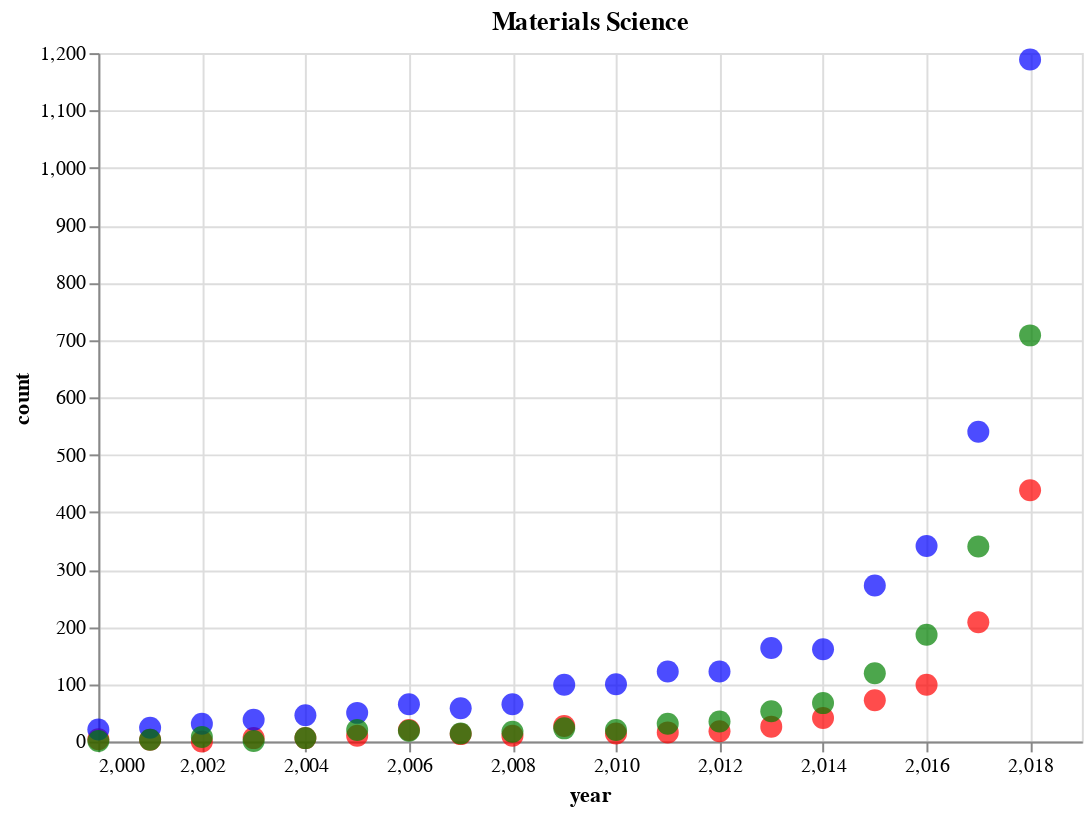

Notebook code for this chart:
### Markdown cell above
## All Together

### Code cell
charts[0] + charts[1] + charts[2]

### Figure 1 — Vega-Lite specification as saved in the notebook (floating-point values rounded to 4 significant figures)
{"$schema": "https://vega.github.io/schema/vega-lite/v2.4.1.json", "config": {"view": {"height": 300, "width": 400}}, "layer": [{"data": {"values": [{"count": 438, "year": 2018}, {"count": 208, "year": 2017}, {"count": 99, "year": 2016}, {"count": 72, "year": 2015}, {"count": 41, "year": 2014}, {"count": 26, "year": 2013}, {"count": 18, "year": 2012}, {"count": 16, "year": 2011}, {"count": 14, "year": 2010}, {"count": 27, "year": 2009}, {"count": 10, "year": 2008}, {"count": 13, "year": 2007}, {"count": 20, "year": 2006}, {"count": 10, "year": 2005}, {"count": 6, "year": 2004}, {"count": 6, "year": 2003}, {"count": 0, "year": 2002}, {"count": 3, "year": 2001}, {"count": 4, "year": 2000}]}, "encoding": {"x": {"field": "year", "scale": {"domain": [2000, 2019]}, "type": "quantitative"}, "y": {"field": "count", "type": "quantitative"}}, "height": 350, "mark": {"color": "red", "size": 125, "type": "circle"}, "title": "Materials Science", "width": 500}, {"data": {"values": [{"count": 1189, "year": 2018}, {"count": 540, "year": 2017}, {"count": 341, "year": 2016}, {"count": 272, "year": 2015}, {"count": 161, "year": 2014}, {"count": 163, "year": 2013}, {"count": 122, "year": 2012}, {"count": 122, "year": 2011}, {"count": 100, "year": 2010}, {"count": 99, "year": 2009}, {"count": 65, "year": 2008}, {"count": 58, "year": 2007}, {"count": 65, "year": 2006}, {"count": 50, "year": 2005}, {"count": 46, "year": 2004}, {"count": 38, "year": 2003}, {"count": 31, "year": 2002}, {"count": 24, "year": 2001}, {"count": 21, "year": 2000}]}, "encoding": {"x": {"field": "year", "scale": {"domain": [2000, 2019]}, "type": "quantitative"}, "y": {"field": "count", "type": "quantitative"}}, "height": 350, "mark": {"color": "blue", "size": 125, "type": "circle"}, "title": "Chemistry", "width": 500}, {"data": {"values": [{"count": 708, "year": 2018}, {"count": 340, "year": 2017}, {"count": 186, "year": 2016}, {"count": 119, "year": 2015}, {"count": 67, "year": 2014}, {"count": 53, "year": 2013}, {"count": 35, "year": 2012}, {"count": 31, "year": 2011}, {"count": 20, "year": 2010}, {"count": 23, "year": 2009}, {"count": 17, "year": 2008}, {"count": 14, "year": 2007}, {"count": 19, "year": 2006}, {"count": 20, "year": 2005}, {"count": 6, "year": 2004}, {"count": 1, "year": 2003}, {"count": 8, "year": 2002}, {"count": 3, "year": 2001}, {"count": 1, "year": 2000}]}, "encoding": {"x": {"field": "year", "scale": {"domain": [2000, 2019]}, "type": "quantitative"}, "y": {"field": "count", "type": "quantitative"}}, "height": 350, "mark": {"color": "green", "size": 125, "type": "circle"}, "title": "Physics", "width": 500}]}
